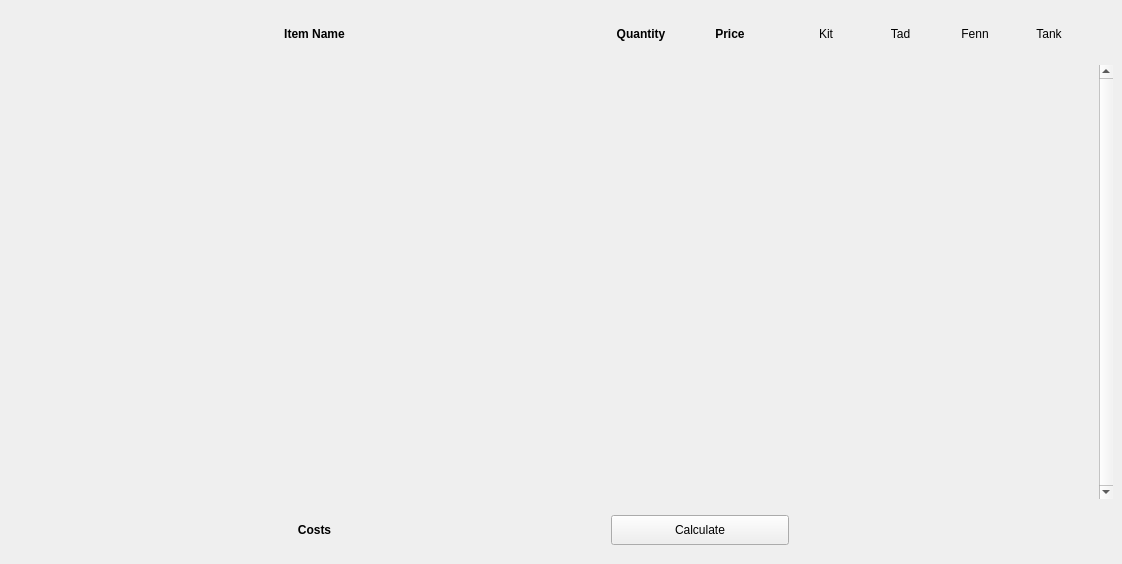
<?xml version="1.0" encoding="UTF-8"?>
<ui version="4.0">
 <class>MainWindow</class>
 <widget class="QMainWindow" name="MainWindow">
  <property name="geometry">
   <rect>
    <x>0</x>
    <y>0</y>
    <width>1122</width>
    <height>564</height>
   </rect>
  </property>
  <property name="windowTitle">
   <string>Kit's Awesome Receipt Manager</string>
  </property>
  <widget class="QWidget" name="centralwidget">
   <layout class="QVBoxLayout" name="verticalLayout">
    <item>
     <widget class="QWidget" name="widget" native="true">
      <property name="sizePolicy">
       <sizepolicy hsizetype="Preferred" vsizetype="Fixed">
        <horstretch>0</horstretch>
        <verstretch>0</verstretch>
       </sizepolicy>
      </property>
      <property name="minimumSize">
       <size>
        <width>0</width>
        <height>50</height>
       </size>
      </property>
      <property name="maximumSize">
       <size>
        <width>16777215</width>
        <height>50</height>
       </size>
      </property>
      <layout class="QHBoxLayout" name="horizontalLayout">
       <property name="spacing">
        <number>0</number>
       </property>
       <property name="rightMargin">
        <number>27</number>
       </property>
       <item>
        <widget class="QLabel" name="nameLabel">
         <property name="sizePolicy">
          <sizepolicy hsizetype="Preferred" vsizetype="Preferred">
           <horstretch>10</horstretch>
           <verstretch>0</verstretch>
          </sizepolicy>
         </property>
         <property name="font">
          <font>
           <bold>true</bold>
          </font>
         </property>
         <property name="text">
          <string>Item Name</string>
         </property>
         <property name="alignment">
          <set>Qt::AlignCenter</set>
         </property>
        </widget>
       </item>
       <item>
        <widget class="QLabel" name="quantityLabel">
         <property name="sizePolicy">
          <sizepolicy hsizetype="Preferred" vsizetype="Preferred">
           <horstretch>1</horstretch>
           <verstretch>0</verstretch>
          </sizepolicy>
         </property>
         <property name="font">
          <font>
           <bold>true</bold>
          </font>
         </property>
         <property name="text">
          <string>Quantity</string>
         </property>
         <property name="alignment">
          <set>Qt::AlignCenter</set>
         </property>
        </widget>
       </item>
       <item>
        <widget class="QLabel" name="priceLabel">
         <property name="sizePolicy">
          <sizepolicy hsizetype="Preferred" vsizetype="Preferred">
           <horstretch>2</horstretch>
           <verstretch>0</verstretch>
          </sizepolicy>
         </property>
         <property name="font">
          <font>
           <bold>true</bold>
          </font>
         </property>
         <property name="text">
          <string>Price</string>
         </property>
         <property name="alignment">
          <set>Qt::AlignCenter</set>
         </property>
        </widget>
       </item>
       <item>
        <widget class="QWidget" name="widget_2" native="true">
         <property name="sizePolicy">
          <sizepolicy hsizetype="Preferred" vsizetype="Preferred">
           <horstretch>5</horstretch>
           <verstretch>0</verstretch>
          </sizepolicy>
         </property>
         <layout class="QHBoxLayout" name="horizontalLayout_2">
          <property name="spacing">
           <number>0</number>
          </property>
          <property name="leftMargin">
           <number>0</number>
          </property>
          <property name="topMargin">
           <number>0</number>
          </property>
          <property name="rightMargin">
           <number>0</number>
          </property>
          <property name="bottomMargin">
           <number>0</number>
          </property>
          <item>
           <widget class="QLabel" name="label_2">
            <property name="text">
             <string>Kit</string>
            </property>
            <property name="alignment">
             <set>Qt::AlignCenter</set>
            </property>
           </widget>
          </item>
          <item>
           <widget class="QLabel" name="label_3">
            <property name="text">
             <string>Tad</string>
            </property>
            <property name="alignment">
             <set>Qt::AlignCenter</set>
            </property>
           </widget>
          </item>
          <item>
           <widget class="QLabel" name="label">
            <property name="text">
             <string>Fenn</string>
            </property>
            <property name="alignment">
             <set>Qt::AlignCenter</set>
            </property>
           </widget>
          </item>
          <item>
           <widget class="QLabel" name="label_4">
            <property name="text">
             <string>Tank</string>
            </property>
            <property name="alignment">
             <set>Qt::AlignCenter</set>
            </property>
           </widget>
          </item>
         </layout>
        </widget>
       </item>
      </layout>
     </widget>
    </item>
    <item>
     <widget class="QScrollArea" name="itemScrollArea">
      <property name="frameShape">
       <enum>QFrame::NoFrame</enum>
      </property>
      <property name="frameShadow">
       <enum>QFrame::Plain</enum>
      </property>
      <property name="lineWidth">
       <number>0</number>
      </property>
      <property name="verticalScrollBarPolicy">
       <enum>Qt::ScrollBarAlwaysOn</enum>
      </property>
      <property name="widgetResizable">
       <bool>true</bool>
      </property>
      <widget class="QWidget" name="itemList">
       <property name="geometry">
        <rect>
         <x>0</x>
         <y>0</y>
         <width>1087</width>
         <height>434</height>
        </rect>
       </property>
       <layout class="QVBoxLayout" name="itemListLayout">
        <property name="leftMargin">
         <number>0</number>
        </property>
        <property name="topMargin">
         <number>0</number>
        </property>
        <property name="rightMargin">
         <number>0</number>
        </property>
        <property name="bottomMargin">
         <number>0</number>
        </property>
        <item>
         <spacer name="verticalSpacer">
          <property name="orientation">
           <enum>Qt::Vertical</enum>
          </property>
          <property name="sizeHint" stdset="0">
           <size>
            <width>20</width>
            <height>40</height>
           </size>
          </property>
         </spacer>
        </item>
       </layout>
      </widget>
     </widget>
    </item>
    <item>
     <widget class="QWidget" name="widget_4" native="true">
      <property name="sizePolicy">
       <sizepolicy hsizetype="Preferred" vsizetype="Fixed">
        <horstretch>0</horstretch>
        <verstretch>0</verstretch>
       </sizepolicy>
      </property>
      <property name="minimumSize">
       <size>
        <width>0</width>
        <height>50</height>
       </size>
      </property>
      <property name="maximumSize">
       <size>
        <width>16777215</width>
        <height>50</height>
       </size>
      </property>
      <layout class="QHBoxLayout" name="horizontalLayout_4">
       <property name="spacing">
        <number>0</number>
       </property>
       <property name="rightMargin">
        <number>27</number>
       </property>
       <item>
        <widget class="QLabel" name="nameLabel_3">
         <property name="sizePolicy">
          <sizepolicy hsizetype="Preferred" vsizetype="Preferred">
           <horstretch>10</horstretch>
           <verstretch>0</verstretch>
          </sizepolicy>
         </property>
         <property name="font">
          <font>
           <bold>true</bold>
          </font>
         </property>
         <property name="text">
          <string>Costs</string>
         </property>
         <property name="alignment">
          <set>Qt::AlignCenter</set>
         </property>
        </widget>
       </item>
       <item>
        <widget class="QPushButton" name="actionButton">
         <property name="sizePolicy">
          <sizepolicy hsizetype="Minimum" vsizetype="Fixed">
           <horstretch>3</horstretch>
           <verstretch>0</verstretch>
          </sizepolicy>
         </property>
         <property name="minimumSize">
          <size>
           <width>0</width>
           <height>30</height>
          </size>
         </property>
         <property name="text">
          <string>Calculate</string>
         </property>
        </widget>
       </item>
       <item>
        <widget class="QWidget" name="widget_3" native="true">
         <property name="sizePolicy">
          <sizepolicy hsizetype="Preferred" vsizetype="Preferred">
           <horstretch>5</horstretch>
           <verstretch>0</verstretch>
          </sizepolicy>
         </property>
         <layout class="QHBoxLayout" name="horizontalLayout_3">
          <property name="spacing">
           <number>0</number>
          </property>
          <property name="leftMargin">
           <number>0</number>
          </property>
          <property name="topMargin">
           <number>0</number>
          </property>
          <property name="rightMargin">
           <number>0</number>
          </property>
          <property name="bottomMargin">
           <number>0</number>
          </property>
          <item>
           <widget class="QLabel" name="cost1">
            <property name="text">
             <string/>
            </property>
            <property name="alignment">
             <set>Qt::AlignCenter</set>
            </property>
           </widget>
          </item>
          <item>
           <widget class="QLabel" name="cost2">
            <property name="text">
             <string/>
            </property>
            <property name="alignment">
             <set>Qt::AlignCenter</set>
            </property>
           </widget>
          </item>
          <item>
           <widget class="QLabel" name="cost3">
            <property name="text">
             <string/>
            </property>
            <property name="alignment">
             <set>Qt::AlignCenter</set>
            </property>
           </widget>
          </item>
          <item>
           <widget class="QLabel" name="cost4">
            <property name="text">
             <string/>
            </property>
            <property name="alignment">
             <set>Qt::AlignCenter</set>
            </property>
           </widget>
          </item>
         </layout>
        </widget>
       </item>
      </layout>
     </widget>
    </item>
   </layout>
  </widget>
 </widget>
 <resources/>
 <connections/>
</ui>
